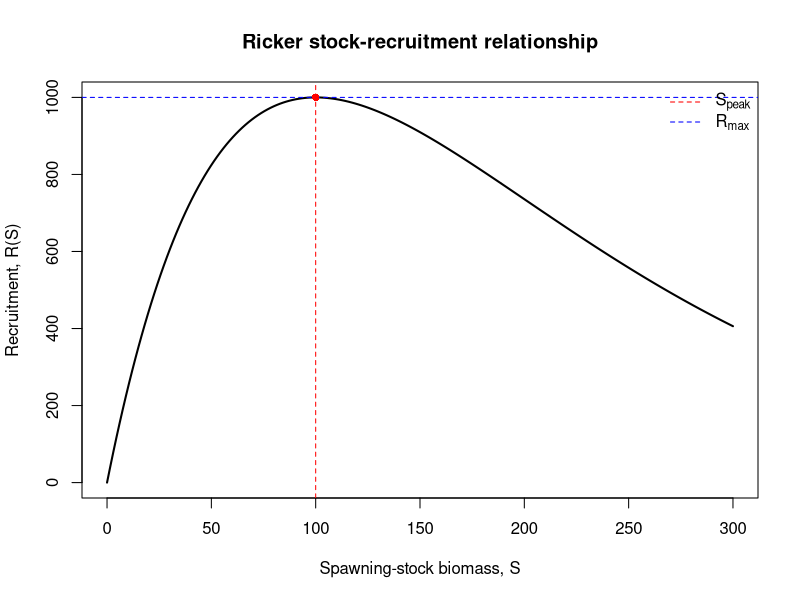

Generate this figure with R:
## ---- chunk 1
knitr::opts_chunk$set(
  echo = TRUE,
  message = FALSE,
  warning = FALSE
)
## ---- chunk 2
ricker_peak <- function(S, S_peak, R_max) {
  R_max * (S / S_peak) * exp(1 - S / S_peak)
}
## ---- chunk 3
ricker_alpha_beta <- function(S, alpha, S_peak) {
  beta <- 1 / S_peak
  alpha * S * exp(-beta * S)
}
## ---- chunk 4
S_peak <- 100
R_max  <- 1000

S <- seq(0, 300, length.out = 200)
R <- ricker_peak(S, S_peak = S_peak, R_max = R_max)
## ---- chunk 5
plot(
  S, R,
  type = "l",
  lwd = 2,
  xlab = "Spawning-stock biomass, S",
  ylab = "Recruitment, R(S)",
  main = "Ricker stock-recruitment relationship"
)

abline(v = S_peak, lty = 2, col = "red")
abline(h = R_max,  lty = 2, col = "blue")

points(S_peak, R_max, pch = 16, col = "red")

legend(
  "topright",
  legend = c(expression(S[peak]), expression(R[max])),
  lty = 2,
  col = c("red", "blue"),
  bty = "n"
)
## ---- chunk 6
alpha_from_peak <- function(S_peak, R_max) {
  exp(1) * R_max / S_peak
}

alpha <- alpha_from_peak(S_peak, R_max)
alpha
## ---- chunk 7
beta <- 1 / S_peak
beta
## ---- chunk 8
R_ab <- alpha * S * exp(-beta * S)

all.equal(R, R_ab)
